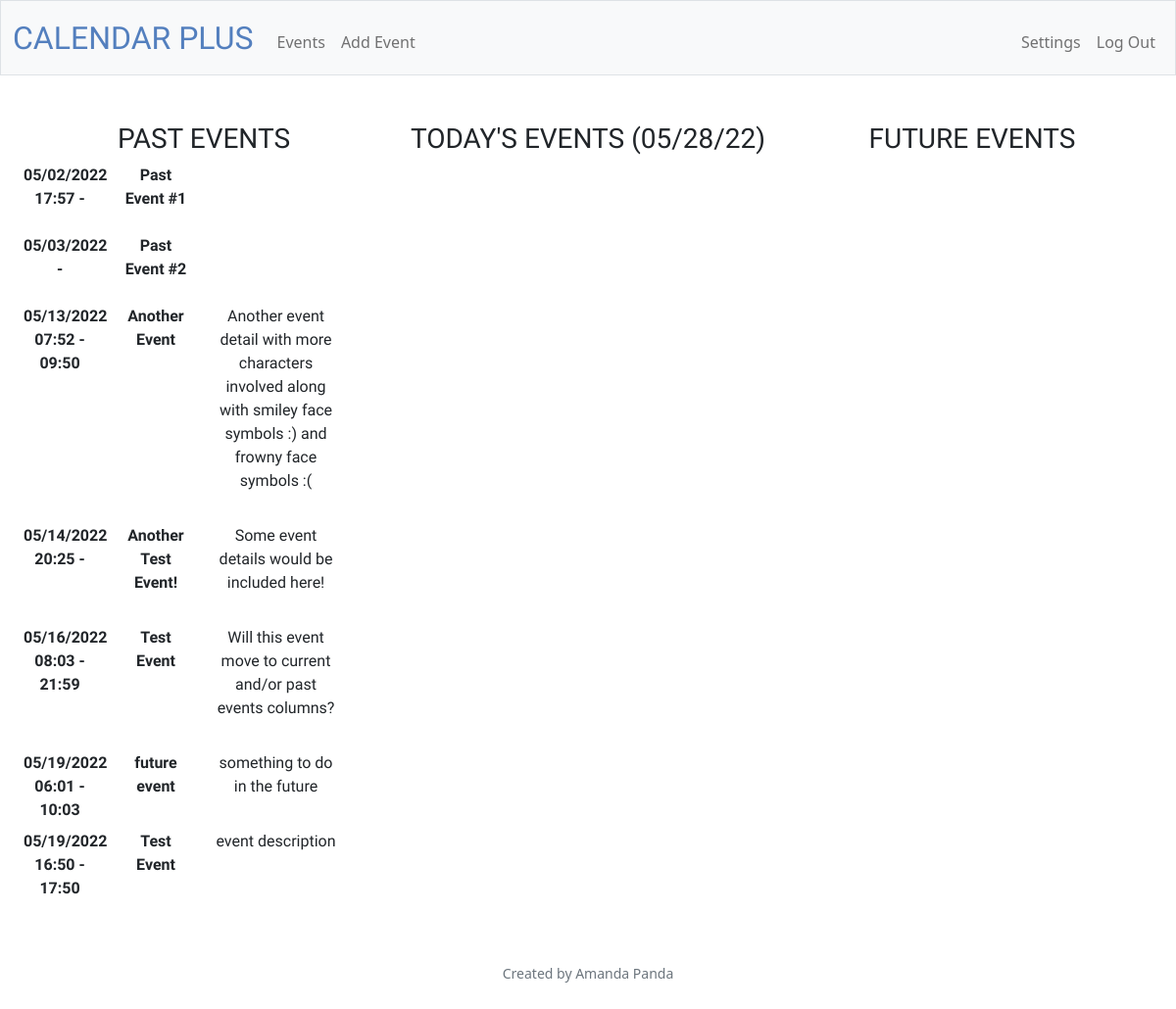
The page /events (signed in) on the database its author committed.
### tables this page shows
CREATE TABLE events(id INTEGER PRIMARY KEY AUTOINCREMENT NOT NULL, creator INTEGER NOT NULL, title TEXT NOT NULL, date DATE NOT NULL, starttime TIME, endtime TIME, details TEXT);

### app.py (the view)
@app.route("/events", methods=["GET"])
@login_required
def events():
    today = date.today()
    account = session.get("user_id")
    past = db.execute("SELECT title, strftime('%m/%d/%Y', date) AS date,starttime, endtime, details FROM events WHERE creator = ? AND date < ? ORDER BY date, starttime", account, today)
    future = db.execute("SELECT title, strftime('%m/%d/%Y', date) AS date,starttime, endtime, details FROM events WHERE creator = ? AND date > ? ORDER BY date, starttime", account, today)
    current = db.execute("SELECT title, strftime('%m/%d/%Y', date) AS date, starttime, endtime, details FROM events WHERE creator = ? AND date = ? ORDER BY starttime", account, today)
    today = today.strftime("%m/%d/%y")
    return render_template("events.html", today=today, past=past, future=future, current=current)

### app.py (called while the page is built)
@app.after_request
def after_request(response):
    response.headers["Cache-Control"] = "no-cache, no-store, must-revalidate"
    response.headers["Expires"] = 0
    response.headers["Pragma"] = "no-cache"
    return response

### helpers.py (called while the page is built)
def login_required(f):
    @wraps(f)
    def decorated_function(*args, **kwargs):
        if session.get("user_id") is None:
            return redirect("/login")
        return f(*args, **kwargs)
    return decorated_function

### templates/events.html (shortened to what this page needs)
{% extends "layout.html" %}
{% block main %}
    <div class="container-fluid font-fred">
        <div class="row">
            <div class="col-sm">
                <h3>PAST EVENTS</h3>
                <dl class="row">
                {% for row in past %}
                    <dt class="col-sm-3">{{ row.date }} {{ row.starttime }} - {{ row.endtime }}</dt>
                    <dd class="col-sm-9">
                        <dl class="row" >
                            <dt class="col-sm-4">{{ row.title }}</dt>
                            <dd class="col-sm-6">{{ row.details }}</dd>
                        </dl>
                    </dd>
                {% endfor %}
            </div>
            <div class="col-sm">
                <h3>TODAY'S EVENTS ({{ today }})</h3>
            </div>
            <div class="col-sm">
                <h3>FUTURE EVENTS</h3>
            </div>
        </div>
    </div>
{% endblock %}

### static/styles.css (style rules this page uses)
.font-fred { font-family: 'Fredericka the Great', cursive; }

### rows shown on the page
events: date "05/02/2022", starttime "17:57", title "Past Event #1"
events: date "05/03/2022", title "Past Event #2"
events: date "05/13/2022", starttime "07:52", endtime "09:50", title "Another Event", details "Another event detail with more characters involved along with smiley face symbols :) and frowny face symbols :("
events: date "05/14/2022", starttime "20:25", title "Another Test Event!", details "Some event details would be included here!"
events: date "05/16/2022", starttime "08:03", endtime "21:59", title "Test Event", details "Will this event move to current and/or past events columns?"
events: date "05/19/2022", starttime "06:01", endtime "10:03", title "future event", details "something to do in the future"
events: date "05/19/2022", starttime "16:50", endtime "17:50", title "Test Event", details "event description"

### other values the page prints
{{ today }} "05/28/22"
